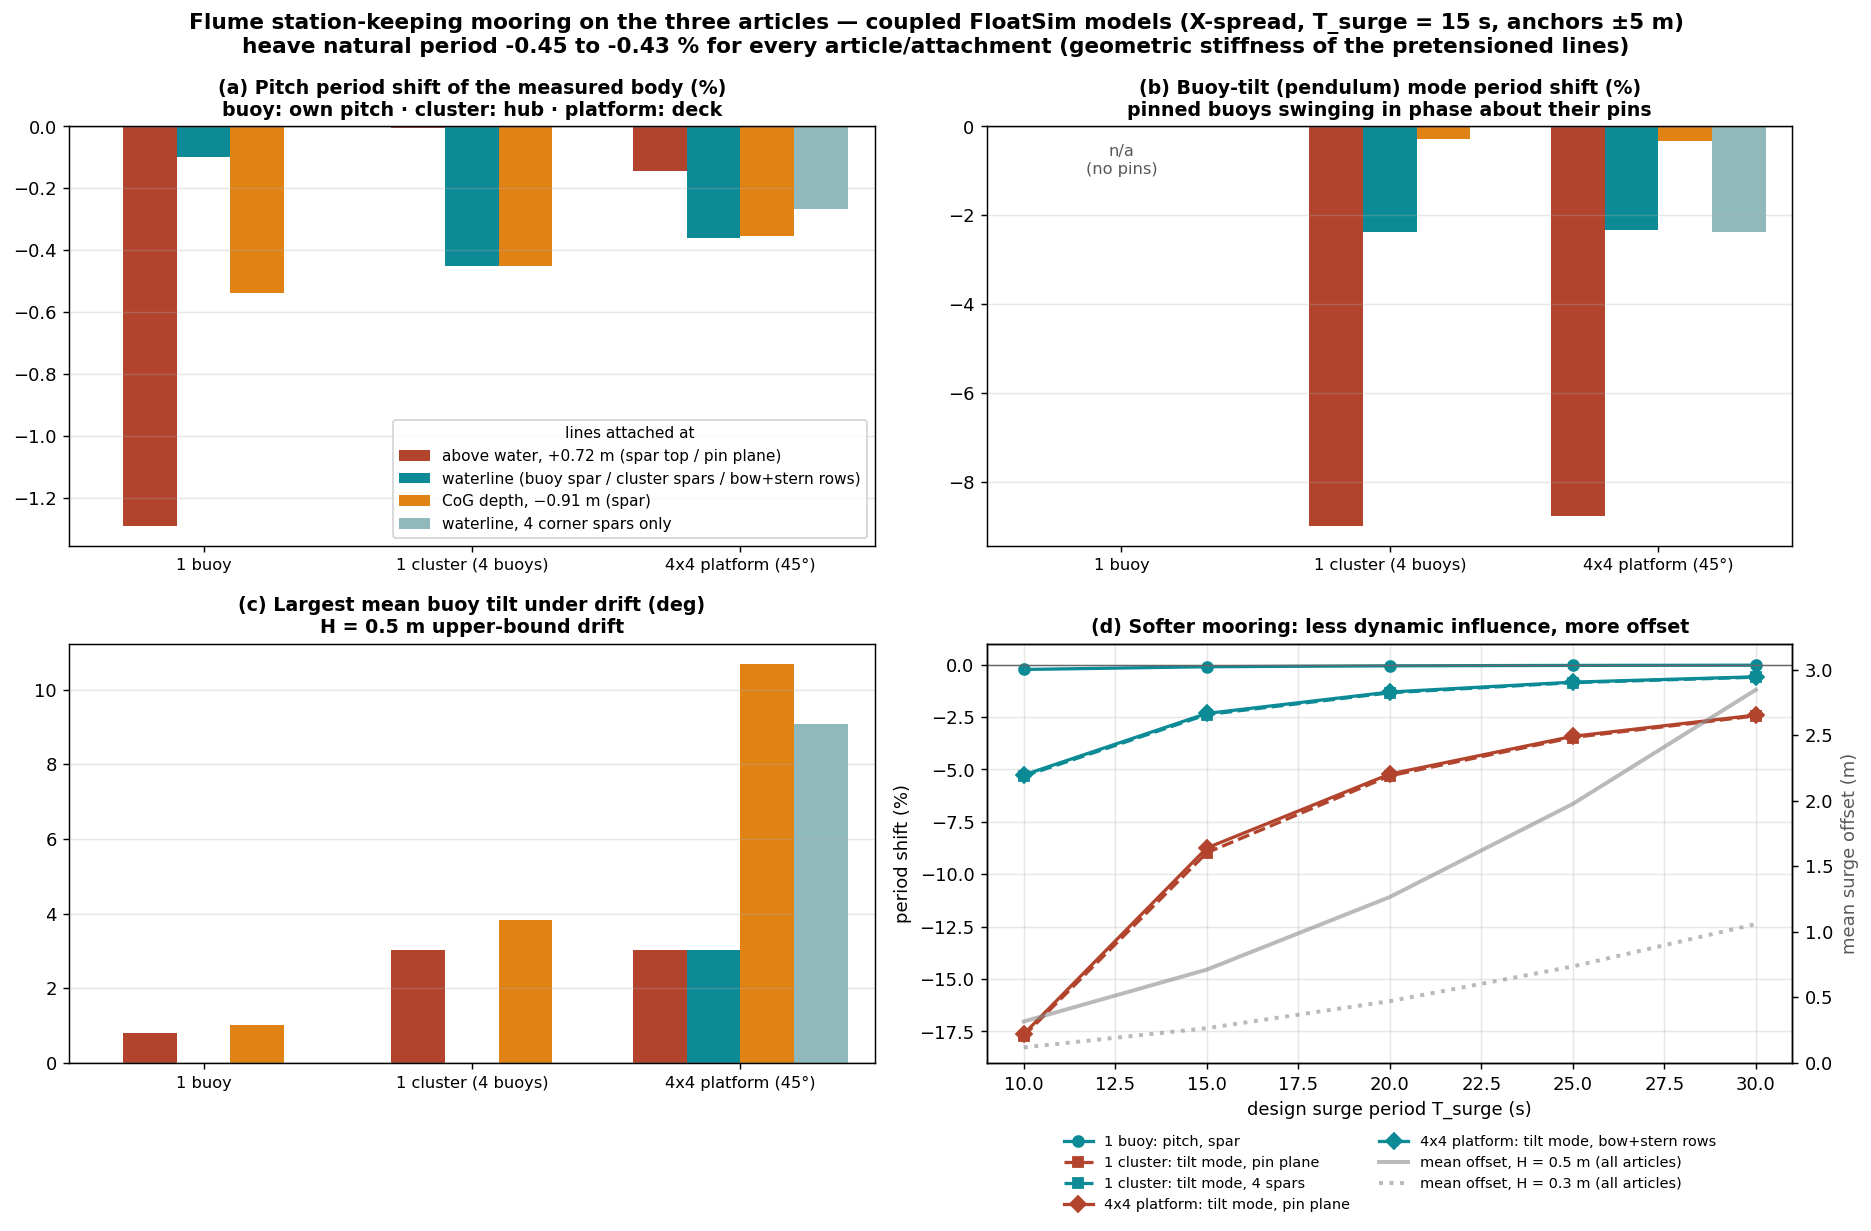

Reproduce this figure in Python.
"""Coupled check of the flume station-keeping mooring on the three test articles, using the
real FloatSim models: the single OSU buoy (6 DOF), the Phase-2 cluster (4 buoys + hub, 30 DOF,
yaw_locked KKT joints) and the Phase-3 4x4 platform (21 bodies, 126 DOF, 45 deg test
orientation = axis-aligned 4x4 grid).

The mooring is the X-spread from mooring_sizing.py at the design point (T_surge = 15 s, wall
anchors 5 m up/downstream): an ANISOTROPIC point stiffness diag(Kx, Ky, Kz) at the attachment
(Kz is only the geometric T0/l of the pretensioned horizontal lines -- the deck LinearSpring is
isotropic and would wrongly add Kx to heave), plus a nominal bridle yaw stiffness. It is added
to the system stiffness as B^T K B with B = [I, -skew(r)] for an attachment offset r.

Attachment options are the physically realisable ones: on the single buoy, the spar at the
waterline / top (+0.72 m) / CoG depth (-0.91 m); on the pinned articles, a single-point bridle at
the pin plane (hub / deck frame, +0.72 m -- every pin in the model sits there) or the lines
split by bridles over the up- and downstream spars (cluster, 45 deg: its 4 spars, one line each;
platform: the 4-buoy bow and stern rows, or only the 4 corner buoys) at the waterline or at CoG
depth.

For each article and attachment:
  * NATURAL PERIODS (surge, heave, pitch), moored vs unmoored: constrained generalized eigen-
    problem on the null space of the joint Jacobian, iterated on the frequency-dependent added
    mass -- the decay-test quantities the mooring must not disturb. Each mode is identified in
    the unmoored model (heave: rigid-heave MAC; deck pitch: largest deck-pitch participation;
    buoy tilt: the in-phase pendulum mode of the pinned buoys) and tracked into the moored model
    by mass-weighted MAC; moored surge is the best rigid-surge MAC.
  * STATIC EQUILIBRIUM under the mean drift (splash-zone force at every spar's waterline, the
    conservative H = 0.5 m and H = 0.3 m values from mooring_sizing.py): mean surge offset,
    deck/hub trim, and the largest buoy tilt about its pin (articulated models).

Also sweeps the design surge period (10-30 s) for the two finalist attachments of each pinned
article (pin plane; bow/stern spars at the waterline) and the buoy's waterline collar: the softer
the mooring, the smaller its influence on the dynamics and the larger the offset.

Writes mooring_verify.csv, mooring_tsurge_sweep.csv, mooring_verify.png.
Run: python mooring_verify.py
"""
# ruff: noqa: E402, E702, RUF001  -- sys.path bootstrap first; compact lines; minus sign in labels
from __future__ import annotations

import csv
import os
import sys
import warnings
from pathlib import Path

os.environ.setdefault("PLAT_ROT_DEG", "45")   # platform at the 45 deg test orientation

import matplotlib

matplotlib.use("Agg")
import matplotlib.pyplot as plt
import numpy as np
import scipy.linalg as sla

HERE = Path(__file__).resolve().parent
ROOT = HERE.parent.parent
FWE = HERE.parent / "platform-12buoy" / "flume-wall-effect"
for p in (ROOT, FWE, HERE.parent / "osu-test-buoy", HERE):
    sys.path.insert(0, str(p))
warnings.simplefilter("ignore")

import articulated_wall as aw
import mooring_sizing as ms
import osu_buoy_common as obc

from floatsim.driver import build_system
from floatsim.hydro.readers.capytaine import read_capytaine
from floatsim.io.deck import (
    Body,
    Deck,
    Environment,
    HydroDatabaseRef,
    Inertia,
    InitialConditions,
    Output,
    PlateMember,
    Simulation,
    YawLockedJoint,
    distributed_cylinder_drag,
)
from floatsim.io.deck import RegularWave as DeckWave

T_SURGE, L_ANCHOR, R_BRIDLE = 15.0, 5.0, 0.30
H_DESIGN = (0.5, 0.3)


def skew(r):
    return np.array([[0, -r[2], r[1]], [r[2], 0, -r[0]], [-r[1], r[0], 0]])


def point_k(n, body, r, kxyz, kyaw=0.0):
    """Global stiffness of an anisotropic point spring at body-frame offset r (+ yaw spring)."""
    B = np.hstack([np.eye(3), -skew(np.asarray(r, float))])
    K6 = B.T @ np.diag(kxyz) @ B
    K6[5, 5] += kyaw
    K = np.zeros((n, n)); K[6 * body:6 * body + 6, 6 * body:6 * body + 6] = K6
    return K


def mooring_k(n, points, kxyz, kyaw):
    """X-spread split equally over the attachment points; the bridle yaw spring only applies to a
    single-point attachment (split points get their yaw stiffness from Ky x lever)."""
    share = 1.0 / len(points)
    K = np.zeros((n, n))
    for body, r in points:
        K += point_k(n, body, r, [share * k for k in kxyz], kyaw if len(points) == 1 else 0.0)
    return K


def gen_force(n, body, r, fx):
    """Generalized force of a horizontal force fx (+x) at body-frame offset r."""
    f = np.zeros(n); f[6 * body] = fx
    f[6 * body + 4] = r[2] * fx; f[6 * body + 5] = -r[1] * fx
    return f


def _afun(hdb, hydro_dof, n):
    om = np.asarray(hdb.omega); A = np.asarray(hdb.A); hd = np.asarray(hydro_dof)

    def f(w):
        i = int(np.clip(np.searchsorted(om, w), 1, len(om) - 1))
        t = (w - om[i - 1]) / (om[i] - om[i - 1]); t = min(max(t, 0.0), 1.0)
        Ag = np.zeros((n, n)); Ag[np.ix_(hd, hd)] = (1 - t) * A[:, :, i - 1] + t * A[:, :, i]
        return Ag
    return f


# ------------------------------------------------------------------ the three articles
def article_buoy():
    hdb = obc.load_hdb(); lhs = obc.build_lhs(hdb); n = 6
    M = np.asarray(lhs.M_plus_Ainf) - np.asarray(hdb.A_inf)
    return dict(name="1 buoy", n=n, M=M, C=np.asarray(lhs.C), A=_afun(hdb, range(6), n), G=None,
                ref=0, buoys=[0], drift=[(0, (0.0, 0.0, 0.0))], nspar=1,
                pos=np.zeros((1, 3)),
                att={"spar top (+0.72 m)": [(0, (0, 0, 0.718))],
                     "spar, waterline": [(0, (0, 0, 0))],
                     "spar, CoG depth (-0.91 m)": [(0, (0, 0, -0.907))]})


CLUSTER_ROT_DEG = 45.0   # cluster test orientation: square, two buoys facing the waves


def _cluster_deck():
    spar = distributed_cylinder_drag(z_bottom=aw._SPAR_BOT_B, z_top=aw._WL_B, diameter=aw.SPAR_D,
                                     cd=aw.SPAR_CD, n_segments=10)
    plate = PlateMember(type="plate", center=[0.0, 0.0, aw._PLATE_B], normal=[0.0, 0.0, 1.0],
                        radius=aw.PLATE_R, thickness=aw.PLATE_T, Cd_n=aw.PLATE_CDN,
                        Cd_t=aw.PLATE_CDT)
    r = 0.5 * 1.25 / 1.5; bodies: list = []; joints: list = []
    for k, a in enumerate(np.deg2rad(np.array([0.0, 90.0, 180.0, 270.0]) + CLUSTER_ROT_DEG)):
        bx, by = r * np.cos(a), r * np.sin(a)
        bodies.append(Body(name=f"buoy{k + 1}", reference_point=[bx, by, aw.ZB], mass=aw.M_BUOY,
                           inertia=Inertia(Ixx=aw.IXX, Iyy=aw.IYY, Izz=aw.IZZ),
                           hydro_body_label=f"buoy{k + 1}", initial_conditions=InitialConditions(),
                           drag_elements=[*spar, plate]))
        joints.append(YawLockedJoint(type="yaw_locked", body_a=f"buoy{k + 1}", body_b="hub",
                                     attach_a_body=[0.0, 0.0, aw.ZH - aw.ZB],
                                     attach_b_body=[bx, by, 0.0], axis=[0, 0, 1.0]))
    bodies.append(Body(name="hub", reference_point=[0.0, 0.0, aw.ZH], mass=2.0,
                       inertia=Inertia(Ixx=0.3, Iyy=0.3, Izz=0.6), structural=True))
    return Deck(simulation=Simulation(duration=10.0, dt=0.01),
                environment=Environment(water_depth=200.0, water_density=aw.RHO, gravity=aw.G),
                waves=DeckWave(type="regular", height=1.0, period=10.0, heading=0.0),
                bodies=bodies, joints=joints,
                shared_hydro_database=HydroDatabaseRef(format="capytaine", path="placeholder.nc"),
                output=Output(file="o.h5", channels=["heave"], sample_rate=10.0))


def _articulated(name, dk, nc, ref, z_ref, spar_sets):
    hdb = read_capytaine(nc)
    setup = build_system(dk, bem_databases={}, dt=0.01, t_max_kernel=30.0, solve_equilibrium=True,
                         shared_hydro_database=hdb, asymptote_check_override=aw.OVR,
                         kernel_decay_floor_override=aw.OVR)
    hd = aw.hydro_dof(dk); n = setup.lhs.M_plus_Ainf.shape[0]
    Ainf = np.zeros((n, n)); Ainf[np.ix_(hd, hd)] = np.asarray(hdb.A_inf)
    buoys = [k for k, b in enumerate(dk.bodies) if b.hydro_body_label is not None]
    return dict(name=name, n=n, M=np.asarray(setup.lhs.M_plus_Ainf) - Ainf,
                C=np.asarray(setup.lhs.C), A=_afun(hdb, hd, n),
                G=np.asarray(setup.constraints.jacobian(setup.xi0)), ref=ref, buoys=buoys,
                drift=[(k, (0.0, 0.0, -aw.ZB)) for k in buoys], nspar=len(buoys),
                pos=np.array([b.reference_point for b in dk.bodies], float),
                att=_spar_attachments(ref, z_ref, spar_sets))


def _spar_attachments(ref, z_ref, spar_sets):
    att = {"pin plane (+0.72 m)": [(ref, (0, 0, aw.ZH - z_ref))]}
    for label, ks, depths in spar_sets:
        if "waterline" in depths:
            att[f"{label}, waterline"] = [(k, (0, 0, -aw.ZB)) for k in ks]
        if "cog" in depths:
            att[f"{label}, CoG depth (-0.91 m)"] = [(k, (0, 0, 0)) for k in ks]
    return att


def _outer_buoys(dk, which):
    """Bridle attachment buoys: 'rows' = every buoy of the bow and stern rows (extreme |x|;
    all 4 buoys of the 45 deg cluster), 'corners' = the 4 grid corners."""
    pos = [(k, b.reference_point) for k, b in enumerate(dk.bodies) if b.hydro_body_label]
    xs = np.array([p[0] for _, p in pos]); ys = np.array([p[1] for _, p in pos])
    if which == "corners":
        return [k for (k, p) in pos
                if np.isclose(abs(p[0]), xs.max()) and np.isclose(abs(p[1]), ys.max())]
    return [k for (k, p) in pos if np.isclose(abs(p[0]), xs.max())]


def article_cluster():
    dk = _cluster_deck()
    return _articulated("1 cluster (4 buoys)", dk, HERE / "cluster_osu_open_rot45_psd.nc",
                        len(dk.bodies) - 1, aw.ZH,
                        [("4 spars", _outer_buoys(dk, "rows"), ("waterline", "cog"))])


def article_platform():
    dk = aw.deck()
    return _articulated("4x4 platform (45°)", dk, FWE / f"coupled_osu_open{aw.SUF}_psd.nc",
                        aw.PLAT, aw.ZP,
                        [("bow+stern rows (8 spars)", _outer_buoys(dk, "rows"),
                          ("waterline", "cog")),
                         ("4 corner spars", _outer_buoys(dk, "corners"), ("waterline",))])


# ------------------------------------------------------------------ analyses
def null_space(G, n):
    return np.eye(n) if G is None else sla.null_space(G)


W_FLOOR = (2 * np.pi / 40.0) ** 2   # modes slower than 40 s are the regularised rigid modes


def rigid_pattern(art, dof):
    """Rigid-assembly pattern: 'surge' / 'heave' translation of every body, or 'tilt' = every
    buoy pitching in phase (the pendulum mode of pinned buoys)."""
    u = np.zeros(art["n"])
    for k in range(len(art["pos"])):
        if dof == "surge":
            u[6 * k] = 1.0
        elif dof == "heave":
            u[6 * k + 2] = 1.0
        elif k in art["buoys"]:
            u[6 * k + 4] = 1.0
    return u


def roll_split(n, eps=1e-2):
    """Negligible roll spring on every body: splits the pitch/roll degenerate pairs of the
    symmetric articles so eigenvectors come out as pure pitch or pure roll (period effect ~1e-5)."""
    K = np.zeros((n, n))
    for k in range(n // 6):
        K[6 * k + 3, 6 * k + 3] = eps
    return K


def _eig(art, K, w):
    N = null_space(art["G"], art["n"]); Mw = art["M"] + art["A"](w)
    lam, V = sla.eig(N.T @ K @ N, N.T @ Mw @ N); lam = lam.real
    phi = N @ V.real
    phi = phi / np.sqrt(np.abs(np.einsum("ij,ij->j", phi, Mw @ phi)))   # M-normalised
    return lam, phi, Mw


def by_mac(u):
    """Mode with the largest mass-weighted MAC against pattern / mode shape u."""
    def pick(phi, Mw, lam):
        mac = (phi.T @ Mw @ u) ** 2 / (u @ Mw @ u)
        mac[~(lam > W_FLOOR * 0.25)] = 0.0
        j = int(np.argmax(mac)); return j, float(mac[j])
    return pick


def by_dof(g):
    """Mode with the largest participation of generalized coordinate g (M-normalised shapes)."""
    def pick(phi, Mw, lam):
        part = phi[g] ** 2; part[~(lam > W_FLOOR)] = 0.0
        j = int(np.argmax(part)); return j, float(part[j])
    return pick


def track(art, K, pick, T0):
    """Constrained generalized eigenproblem on the null space of the joint Jacobian, iterated on
    A(omega); returns (period, mode shape, pick score) of the mode `pick` selects."""
    w = 2 * np.pi / T0
    for _ in range(40):
        lam, phi, _Mw = _eig(art, K, w)
        j, score = pick(phi, _Mw, lam); w_new = float(np.sqrt(lam[j]))
        if abs(w_new - w) < 1e-7 * w:
            break
        w = w_new
    return 2 * np.pi / w_new, phi[:, j], score


def static(art, K, F):
    n = art["n"]; G = art["G"]
    if G is None:
        return np.linalg.solve(K, F)
    m = G.shape[0]
    KK = np.zeros((n + m, n + m)); KK[:n, :n] = K; KK[:n, n:] = G.T; KK[n:, :n] = G
    return np.linalg.solve(KK, np.concatenate([F, np.zeros(m)]))[:n]


T_SWEEP = (10.0, 15.0, 20.0, 25.0, 30.0)
SWEEP_ATT = {"1 buoy": ["spar, waterline"],
             "1 cluster (4 buoys)": ["pin plane (+0.72 m)", "4 spars, waterline"],
             "4x4 platform (45°)": ["pin plane (+0.72 m)", "bow+stern rows (8 spars), waterline"]}


def mooring_design(art, t_surge, f_spar):
    """X-spread stiffness for a target surge period: Kx = M_h (2 pi / T)^2 (sizing-script M_h),
    Ky and the geometric Kz from mooring_sizing.xspread, nominal bridle yaw."""
    a_ms = ms.ARTICLES[art["name"]]
    Kx = (a_ms["M"] + a_ms["A"]) * (2 * np.pi / t_surge) ** 2
    xs = ms.xspread(Kx, art["nspar"] * f_spar / Kx, 0.25, L_ANCHOR)
    return (Kx, xs["Ky"], xs["Kz"]), Kx * R_BRIDLE ** 2


def reference_modes(art):
    """Unmoored modes (tiny surge/sway/yaw regularisation keeps the rigid null modes below
    W_FLOOR): deck pitch = largest deck-pitch participation (for the buoy: its own pitch);
    buoy tilt = the in-phase pendulum mode of the pinned buoys."""
    n, r = art["n"], art["ref"]
    K0 = art["C"] + roll_split(n) + point_k(n, r, (0.0, 0.0, 0.0), (1e-6, 1e-6, 0.0), 1e-6)
    ref = {"pitch": track(art, K0, by_dof(6 * r + 4), 2.3)}
    if art["G"] is not None:
        ref["tilt"] = track(art, K0, by_mac(rigid_pattern(art, "tilt")), 2.9)
    return ref


def evaluate(art, points, kxyz, kyaw, ref_modes, env):
    n, r = art["n"], art["ref"]
    K = art["C"] + roll_split(n) + mooring_k(n, points, kxyz, kyaw)
    T_s, _, m_s = track(art, K, by_mac(rigid_pattern(art, "surge")), T_SURGE)
    # heave: Rayleigh quotient of the rigid-heave pattern (what a heave decay test excites;
    # robust to the mooring mixing the platform's near-degenerate heave-like modes)
    uh = rigid_pattern(art, "heave")
    out = dict(Kx_Npm=round(kxyz[0], 2), Ky_Npm=round(kxyz[1], 2), Kz_geo_Npm=round(kxyz[2], 2),
               T_surge_s=round(T_s, 2), surge_MAC=round(m_s, 3),
               dT_heave_pct=round(100 * (np.sqrt((uh @ art["C"] @ uh) / (uh @ K @ uh)) - 1), 3))
    for key in ("pitch", "tilt"):
        if key not in ref_modes:
            out.update({f"T_{key}_unmoored_s": "", f"T_{key}_moored_s": "",
                        f"dT_{key}_pct": "", f"{key}_MAC": ""})
            continue
        T0_, phi0, _ = ref_modes[key]
        T1_, _, mac_ = track(art, K, by_mac(phi0), T0_)
        out.update({f"T_{key}_unmoored_s": round(T0_, 4), f"T_{key}_moored_s": round(T1_, 4),
                    f"dT_{key}_pct": round(100 * (T1_ / T0_ - 1), 3),
                    f"{key}_MAC": round(mac_, 3)})
    for H in H_DESIGN:
        F = np.zeros(n)
        for (k, rw) in art["drift"]:
            F += gen_force(n, k, rw, env[H])
        xi = static(art, K, F)
        tilt = max(abs(np.degrees(xi[6 * k + 4])) for k in art["buoys"])
        out[f"offset_H{H}_m"] = round(float(xi[6 * r]), 3)
        out[f"trim_H{H}_deg"] = round(float(np.degrees(xi[6 * r + 4])), 3)
        out[f"buoy_tilt_H{H}_deg"] = round(float(tilt), 3)
    return out


def _write(name, rows):
    with (HERE / name).open("w", newline="", encoding="utf-8") as fh:
        wr = csv.DictWriter(fh, fieldnames=list(rows[0].keys()))
        wr.writeheader(); wr.writerows(rows)


def main() -> None:
    sys.stdout.reconfigure(encoding="utf-8")
    env = {H: max(sum(ms.drift_per_spar(H, T)[:2]) for T in ms.T_WAVE) for H in H_DESIGN}
    rows, sweep = [], []
    for build in (article_buoy, article_cluster, article_platform):
        art = build(); name = art["name"]
        ref_modes = reference_modes(art)
        kxyz, kyaw = mooring_design(art, T_SURGE, env[0.5])
        print(f"\n=== {name}: {art['n']} DOF | Kx {kxyz[0]:.1f}, Ky {kxyz[1]:.1f}, "
              f"Kz(geo) {kxyz[2]:.2f} N/m, yaw {kyaw:.2f} N·m/rad | unmoored "
              + ", ".join(f"{k} {v[0]:.3f} s" for k, v in ref_modes.items()), flush=True)
        for att_name, points in art["att"].items():
            out = {"article": name, "attachment": att_name,
                   **evaluate(art, points, kxyz, kyaw, ref_modes, env)}
            rows.append(out)
            tl = f"{out['dT_tilt_pct']:+6.2f}%" if out["dT_tilt_pct"] != "" else "   n/a"
            print(f"  [{att_name:>36}] T_surge {out['T_surge_s']:5.1f} s | heave "
                  f"{out['dT_heave_pct']:+5.2f}% | pitch {out['dT_pitch_pct']:+6.2f}% | tilt {tl}"
                  f" | H0.5: offset {out['offset_H0.5_m']:.2f} m, "
                  f"trim {out['trim_H0.5_deg']:+.2f}°, "
                  f"buoy tilt {out['buoy_tilt_H0.5_deg']:.2f}°", flush=True)
        for att, ts in [(a_, t_) for a_ in SWEEP_ATT[name] for t_ in T_SWEEP]:
            kxyz_, kyaw_ = mooring_design(art, ts, env[0.5])
            out = {"article": name, "attachment": att, "T_surge_design_s": ts,
                   **evaluate(art, art["att"][att], kxyz_, kyaw_, ref_modes, env)}
            sweep.append(out)
            tl = f"{out['dT_tilt_pct']:+6.2f}%" if out["dT_tilt_pct"] != "" else "   n/a"
            print(f"  sweep T_surge {ts:4.0f} s [{att}]: pitch {out['dT_pitch_pct']:+6.2f}% | "
                  f"tilt {tl} | offset H0.5 {out['offset_H0.5_m']:.2f} m, "
                  f"H0.3 {out['offset_H0.3_m']:.2f} m", flush=True)
    _write("mooring_verify.csv", rows); _write("mooring_tsurge_sweep.csv", sweep)
    plot(rows, sweep)
    print("\nwrote mooring_verify.csv, mooring_tsurge_sweep.csv, mooring_verify.png")


def _att_style(att):
    if "top" in att or "pin plane" in att:
        return "#b2432c", "above water, +0.72 m (spar top / pin plane)"
    if "corner" in att:
        return "#8fb9bb", "waterline, 4 corner spars only"
    if "waterline" in att:
        return "#0c8b96", "waterline (buoy spar / cluster spars / bow+stern rows)"
    return "#e08214", "CoG depth, −0.91 m (spar)"


def plot(rows, sweep):
    arts = list(dict.fromkeys(r_["article"] for r_ in rows))
    fig, ax = plt.subplots(2, 2, figsize=(14.5, 9.6)); ax = ax.ravel()
    w = 0.2; seen = set()
    for i, a in enumerate(arts):
        sel = [r_ for r_ in rows if r_["article"] == a]
        for j, s_ in enumerate(sel):
            xx = i + (j - (len(sel) - 1) / 2) * w
            col, lab = _att_style(s_["attachment"])
            lab = lab if lab not in seen else None; seen.add(lab)
            ax[0].bar(xx, s_["dT_pitch_pct"], w, color=col, label=lab)
            if s_["dT_tilt_pct"] != "":
                ax[1].bar(xx, s_["dT_tilt_pct"], w, color=col)
            ax[2].bar(xx, max(abs(s_["trim_H0.5_deg"]), s_["buoy_tilt_H0.5_deg"]), w, color=col)
    ax[1].text(0, -0.4, "n/a\n(no pins)", ha="center", va="top", fontsize=9, color="0.35")
    titles = ["(a) Pitch period shift of the measured body (%)\n"
              "buoy: own pitch · cluster: hub · platform: deck",
              "(b) Buoy-tilt (pendulum) mode period shift (%)\n"
              "pinned buoys swinging in phase about their pins",
              "(c) Largest mean buoy tilt under drift (deg)\nH = 0.5 m upper-bound drift"]
    for a_, t_ in zip(ax[:3], titles, strict=True):
        a_.set_xticks(range(len(arts))); a_.set_xticklabels(arts, fontsize=9)
        a_.set_title(t_, fontsize=10.5, fontweight="bold")
        a_.axhline(0, color="0.4", lw=0.8); a_.grid(axis="y", alpha=0.3)
        a_.set_xlim(-0.5, len(arts) - 0.5)
    ax[0].legend(title="lines attached at", fontsize=8.5, title_fontsize=8.5, loc="lower right")
    # (d) softness sweep
    a4 = ax[3]; a4b = a4.twinx()
    for a, att in [(a_, t_) for a_ in arts for t_ in SWEEP_ATT[a_]]:
        ss = [s_ for s_ in sweep if s_["article"] == a and s_["attachment"] == att]
        ts = [s_["T_surge_design_s"] for s_ in ss]
        key = "dT_tilt_pct" if ss[0]["dT_tilt_pct"] != "" else "dT_pitch_pct"
        col, _ = _att_style(att)
        mk = {"1 buoy": "o", "1 cluster (4 buoys)": "s", "4x4 platform (45°)": "D"}[a]
        what = "tilt mode" if key == "dT_tilt_pct" else "pitch"
        a4.plot(ts, [s_[key] for s_ in ss], marker=mk, color=col, lw=1.8, ms=6,
                ls="-" if "platform" in a or a == "1 buoy" else "--",
                label=f"{a.split(' (')[0]}: {what}, {att.split(' (')[0].split(',')[0]}")
    ss = [s_ for s_ in sweep if s_["article"] == arts[-1] and "pin plane" in s_["attachment"]]
    for H, ls in zip(H_DESIGN, ["-", ":"], strict=True):
        a4b.plot([s_["T_surge_design_s"] for s_ in ss], [s_[f"offset_H{H}_m"] for s_ in ss], ls,
                 color="0.55", lw=2.2, alpha=0.6, label=f"mean offset, H = {H} m (all articles)")
    a4.set_xlabel("design surge period T_surge (s)"); a4.set_ylabel("period shift (%)")
    a4b.set_ylabel("mean surge offset (m)", color="0.35")
    a4.axhline(0, color="0.4", lw=0.8); a4.grid(alpha=0.3)
    a4.set_title("(d) Softer mooring: less dynamic influence, more offset", fontsize=10.5,
                 fontweight="bold")
    h1, l1 = a4.get_legend_handles_labels(); h2, l2 = a4b.get_legend_handles_labels()
    a4.set_ylim(-19.0, 1.0); a4b.set_ylim(0.0, 3.2)
    a4.legend(h1 + h2, l1 + l2, fontsize=8, ncol=2, loc="upper center",
              bbox_to_anchor=(0.5, -0.14), frameon=False)
    hv = sorted({round(float(r_["dT_heave_pct"]), 2) for r_ in rows})
    fig.suptitle(f"Flume station-keeping mooring on the three articles — coupled FloatSim models "
                 f"(X-spread, T_surge = {T_SURGE:.0f} s, anchors ±{L_ANCHOR:.0f} m)\n"
                 f"heave natural period {hv[0]:+.2f} to {hv[-1]:+.2f} % for every "
                 f"article/attachment (geometric stiffness of the pretensioned lines)",
                 fontsize=12, fontweight="bold")
    fig.tight_layout(); fig.savefig(HERE / "mooring_verify.png", dpi=130, bbox_inches="tight")


if __name__ == "__main__":
    main()
